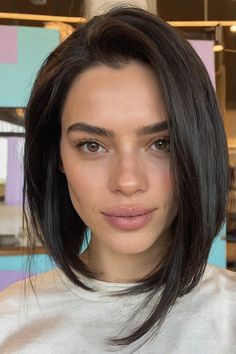
#> input picture frontend/assets/hairstyle/female/Asymmetrical Bob.jpg, 236 x 354 px
$ python -i mediapipe_analysis.py   (imports and definitions only)
#> lines starting #> are read from the running program, lines starting #| are printed output that depends on the picture; after the words box and inside, x2 and y2 are one past the last pixel; in counts of white or black regions, pixels touching at a corner belong together
"""
MediaPipe Tasks API-based face geometry analysis and OpenCV hair analysis.
Uses FaceLandmarker (Tasks API, requires face_landmarker.task model file).
Hair analysis uses OpenCV + HSV colour segmentation — no extra model needed.
"""

import os
import cv2
import numpy as np

# ── MediaPipe Tasks imports ────────────────────────────────────────────────
# [13 lines not run here, left out]


# ──────────────────────────────────────────────────────────────────────────
# FACE GEOMETRY
# ──────────────────────────────────────────────────────────────────────────

# [98 lines left out: function analyze_face_geometry, not called in this run]


# ──────────────────────────────────────────────────────────────────────────
# HAIR ANALYSIS  (OpenCV — no extra model needed)
# ──────────────────────────────────────────────────────────────────────────

def _get_hair_mask(img_bgr: np.ndarray) -> np.ndarray:
    """
    Rough hair mask via HSV range + top-quarter crop.
    Works reasonably for dark and medium-toned hair on neutral backgrounds.
    """
    h, w = img_bgr.shape[:2]
    hsv  = cv2.cvtColor(img_bgr, cv2.COLOR_BGR2HSV)

    # Broad dark-tone mask (covers most natural hair colours)
    lower_dark = np.array([0,   0,   0])
    upper_dark = np.array([180, 255, 110])
    mask_dark  = cv2.inRange(hsv, lower_dark, upper_dark)

    # Light/golden hair
    lower_light = np.array([15,  20, 130])
    upper_light = np.array([40, 180, 255])
    mask_light  = cv2.inRange(hsv, lower_light, upper_light)

    # Red / auburn hair
    lower_red1 = np.array([0,  50, 50])
    upper_red1 = np.array([10, 255, 180])
    lower_red2 = np.array([165, 50, 50])
    upper_red2 = np.array([180, 255, 180])
    mask_red   = cv2.inRange(hsv, lower_red1, upper_red1) | \
                 cv2.inRange(hsv, lower_red2, upper_red2)

    combined = cv2.bitwise_or(mask_dark, mask_light)
    combined = cv2.bitwise_or(combined,  mask_red)

    # Only look in the top 95% of the image (to mostly capture hair while limiting far background)
    roi_mask = np.zeros_like(combined)
    roi_mask[:int(h * 0.95), :] = 255
    combined = cv2.bitwise_and(combined, roi_mask)

    # Morphological cleanup
    kernel   = cv2.getStructuringElement(cv2.MORPH_ELLIPSE, (7, 7))
    combined = cv2.morphologyEx(combined, cv2.MORPH_CLOSE, kernel, iterations=2)
    combined = cv2.morphologyEx(combined, cv2.MORPH_OPEN,  kernel, iterations=1)

    return combined


def _face_refs_from_landmarks(image_path: str, img_bgr: np.ndarray):
    """
    Run FaceLandmarker to get ear_y, chin_y, face_xmin, face_xmax.
    Falls back to image-fraction estimates if landmarks unavailable.
    """
    h, w = img_bgr.shape[:2]
    # Default fractions
    ear_y    = int(h * 0.45)
    chin_y   = int(h * 0.65)
    face_xmin= int(w * 0.25)
    face_xmax= int(w * 0.75)

    if not _MP_AVAILABLE:
        return ear_y, chin_y, face_xmin, face_xmax

    try:
        img_rgb = cv2.cvtColor(img_bgr, cv2.COLOR_BGR2RGB)
        options = _mp_vision.FaceLandmarkerOptions(
            base_options=BaseOptions(model_asset_path=_MODEL_PATH),
            output_face_blendshapes=False,
            output_facial_transformation_matrixes=False,
            num_faces=1,
        )
        with _mp_vision.FaceLandmarker.create_from_options(options) as landmarker:
            mp_image = mp.Image(image_format=mp.ImageFormat.SRGB, data=img_rgb)
            result   = landmarker.detect(mp_image)

        if result.face_landmarks:
            lm = result.face_landmarks[0]
            ear_y    = int((lm[234].y + lm[454].y) / 2 * h)
            chin_y   = int(lm[152].y * h)
            face_xmin= int(lm[234].x * w)
            face_xmax= int(lm[454].x * w)
    except Exception:
        pass

    return ear_y, chin_y, face_xmin, face_xmax


def analyze_hair(image_path: str) -> dict:
    """
    Returns dict: {"length": "short"|"medium"|"long",
                   "hair_type": "straight"|"wavy"|"curly"}
    """
    img = cv2.imread(image_path)
#> img is the input picture: shape (354, 236, 3); mean B, G, R 98.7, 110.2, 126.6
    if img is None:
        return {"length": "medium", "hair_type": "any"}

    h, w = img.shape[:2]
    hair_mask = _get_hair_mask(img)
#> in _get_hair_mask, `mask_dark  = cv2.inRange(hsv, lower_dark, upper_dark)`:
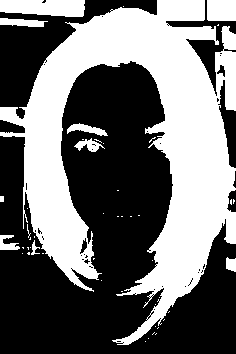
#> mask_dark: shape (354, 236); 43.4% white; 48 white regions (38 under 20 px), largest, box (x1, y1, x2, y2) and area: (0, 0, 236, 345) 33170, (0, 0, 85, 17) 1247, (207, 0, 236, 21) 608
#> in _get_hair_mask, `mask_light  = cv2.inRange(hsv, lower_light, upper_light)`:
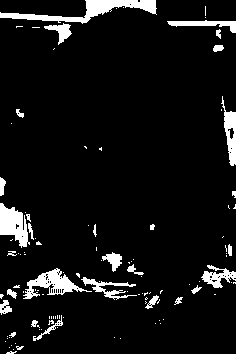
#> mask_light: shape (354, 236); 7.4% white; 112 white regions (81 under 20 px), largest, box (x1, y1, x2, y2) and area: (0, 0, 157, 24) 1244, (0, 203, 30, 248) 785, (23, 268, 92, 299) 779
#> in _get_hair_mask, `mask_red   = cv2.inRange(hsv, lower_red1, upper_red1) | \ cv2.inRange(..`:
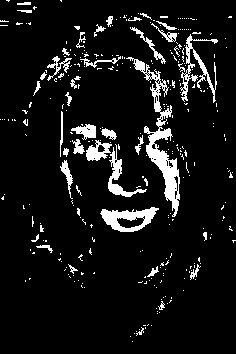
#> mask_red: shape (354, 236); 8.4% white; 313 white regions (273 under 20 px), largest, box (x1, y1, x2, y2) and area: (126, 57, 180, 217) 1761, (100, 207, 159, 232) 741, (180, 34, 218, 103) 633
#> in _get_hair_mask, `combined = cv2.bitwise_or(combined,  mask_red)`:
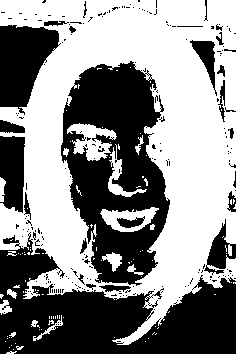
#> combined: shape (354, 236); 54.6% white; 216 black regions (190 under 20 px), largest, box (x1, y1, x2, y2) and area: (0, 232, 236, 354) 15226, (61, 61, 170, 286) 14336, (0, 25, 61, 115) 3478
#> in _get_hair_mask, `combined = cv2.bitwise_and(combined, roi_mask)`:
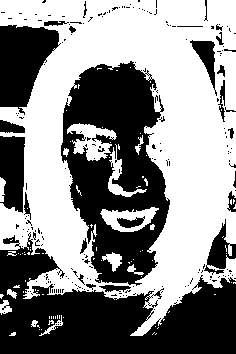
#> combined: shape (354, 236); 54.3% white; 215 black regions (189 under 20 px), largest, box (x1, y1, x2, y2) and area: (0, 232, 236, 354) 15459, (61, 61, 170, 286) 14336, (0, 25, 61, 115) 3478
#> in _get_hair_mask, `combined = cv2.morphologyEx(combined, cv2.MORPH_CLOSE, kernel, iterati..`:
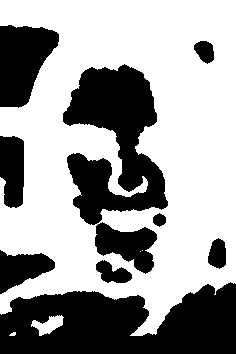
#> combined: shape (354, 236); 61.9% white; 10 black regions, largest, box (x1, y1, x2, y2) and area: (0, 282, 236, 354) 12635, (63, 64, 168, 225) 9632, (0, 25, 59, 108) 3420
#> in _get_hair_mask, `combined = cv2.morphologyEx(combined, cv2.MORPH_OPEN,  kernel, iterati..`:
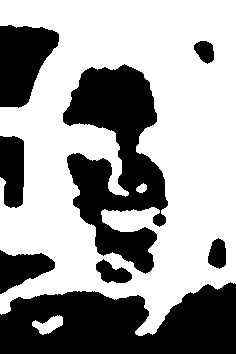
#> combined: shape (354, 236); 61.6% white; 8 black regions, largest, box (x1, y1, x2, y2) and area: (0, 282, 236, 354) 12717, (63, 64, 168, 274) 11766, (0, 25, 59, 108) 3420

    ear_y, chin_y, face_xmin, face_xmax = _face_refs_from_landmarks(image_path, img)

    # ── HAIR LENGTH ────────────────────────────────────────────────────────
    margin       = max(10, int((face_xmax - face_xmin) * 0.15))
    left_x       = max(0,   face_xmin - margin)
    right_x      = min(w-1, face_xmax + margin)
    face_height  = max(1, chin_y - ear_y)

    # Measure lateral hair pixels at different Y slices
    # [5 lines left out: function lateral_px, not called in this run]

    # Long: significant hair below chin
    long_y     = min(h-1, chin_y + int(face_height * 0.6))
    medium_y   = min(h-1, chin_y + int(face_height * 0.15))

    px_long    = lateral_px(long_y)
    px_medium  = lateral_px(medium_y)
    threshold  = w * 0.04  # ~4 % of image width

    if px_long > threshold:
        length_result = "long"
    elif px_medium > threshold:
        length_result = "medium"
    else:
        length_result = "short"

    # ── HAIR TYPE ──────────────────────────────────────────────────────────
    # Analyse texture in the ROI above the ears (top of head only)
    roi_bottom = max(1, ear_y)
    hair_type_result = "straight"

    if roi_bottom > 10:
        roi_mask_top = hair_mask[:roi_bottom, :]
        roi_gray     = cv2.cvtColor(img[:roi_bottom, :], cv2.COLOR_BGR2GRAY)
        roi_masked   = cv2.bitwise_and(roi_gray, roi_gray,
                                       mask=roi_mask_top.astype(np.uint8))

        hair_px = int(np.sum(roi_mask_top > 0))
        if hair_px > 200:
            edges     = cv2.Canny(roi_masked, 40, 120)
            edge_px   = int(np.sum(edges > 0))
            density   = edge_px / hair_px

            # Thresholds calibrated empirically
            if density > 0.18:
                hair_type_result = "curly"
            elif density > 0.09:
                hair_type_result = "wavy"
            else:
                hair_type_result = "straight"

    return {"length": length_result, "hair_type": hair_type_result}

# [101 lines left out: functions has_face, analyze_advanced_geometry, not called in this run]

#> (the run stopped early here; a loop or call above may not have finished)

$ run again, on frontend/assets/hairstyle/female/Beachy Waves.jpg
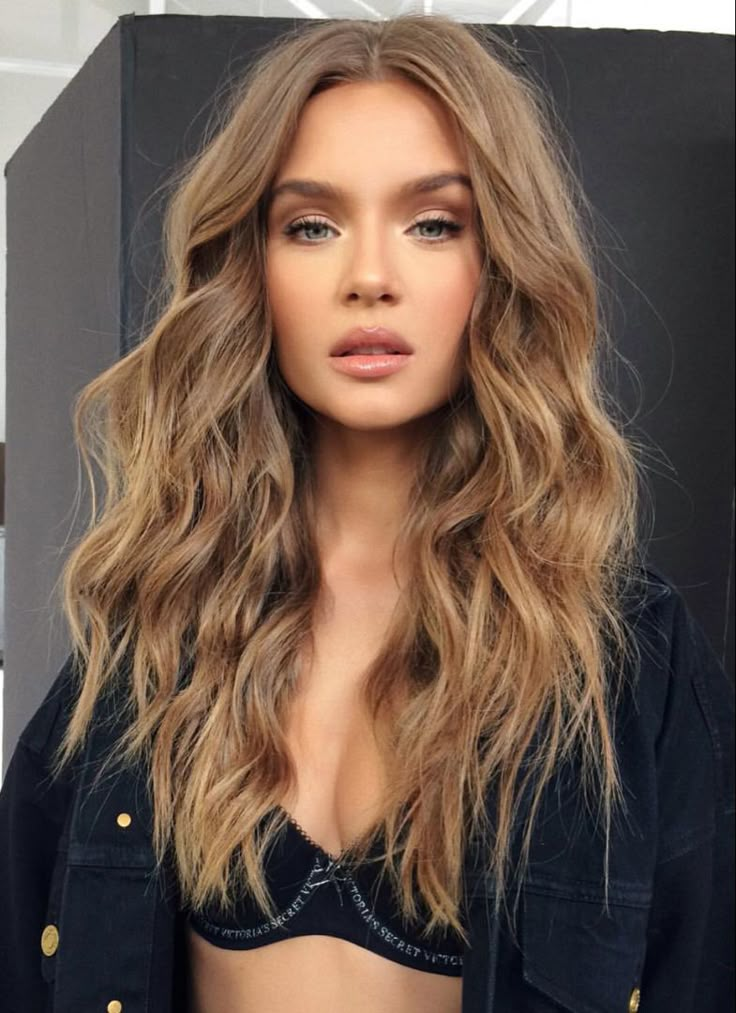
#> input picture frontend/assets/hairstyle/female/Beachy Waves.jpg, 736 x 1013 px
#> in analyze_hair, img is the input picture: shape (1013, 736, 3); mean B, G, R 76.1, 87.8, 107.7
#> hsv: shape (1013, 736, 3); mean H, S, V 52.7, 85.2, 110.9
#> in _get_hair_mask, `mask_dark  = cv2.inRange(hsv, lower_dark, upper_dark)`:
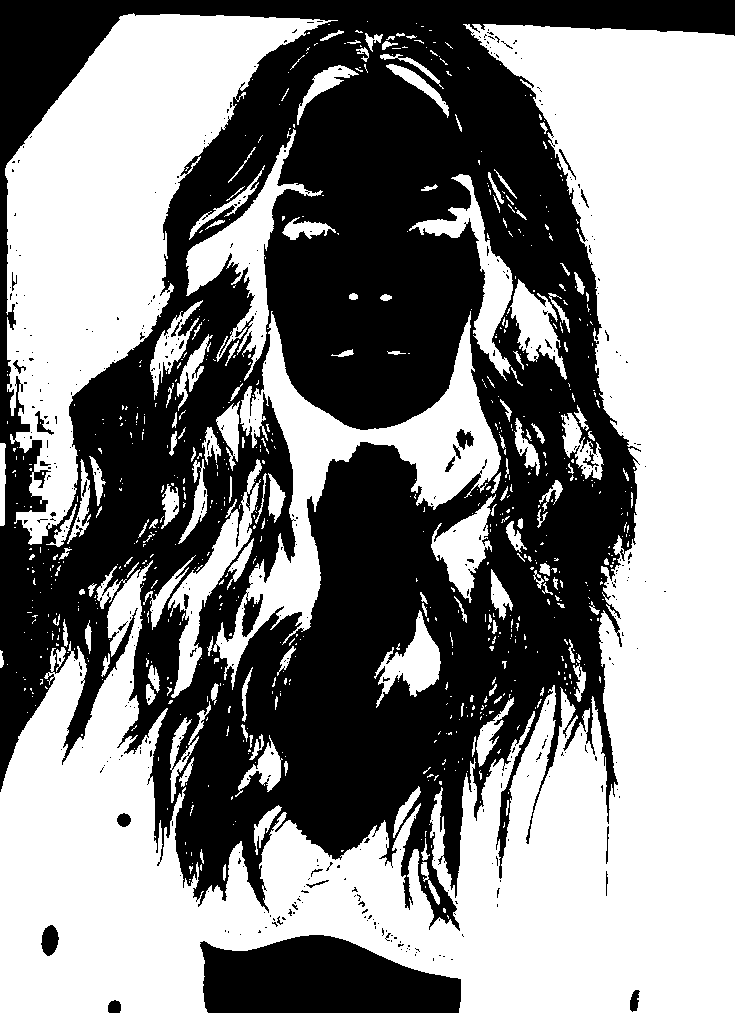
#> mask_dark: shape (1013, 736); 53.3% white; 437 black regions (405 under 20 px), largest, box (x1, y1, x2, y2) and area: (0, 0, 735, 931) 328616, (200, 935, 461, 1013) 15688, (41, 925, 59, 956) 398
#> mask_light: shape (1013, 736); 5.8% white; 656 white regions (530 under 20 px), largest, box (x1, y1, x2, y2) and area: (56, 351, 175, 756) 12520, (176, 695, 269, 910) 6806, (565, 353, 636, 584) 3624
#> mask_red: shape (1013, 736); 7.9% white; 704 white regions (570 under 20 px), largest, box (x1, y1, x2, y2) and area: (218, 31, 506, 666) 33652, (366, 636, 435, 714) 2550, (248, 727, 296, 791) 1905
#> in _get_hair_mask, `combined = cv2.morphologyEx(combined, cv2.MORPH_OPEN,  kernel, iterati..`:
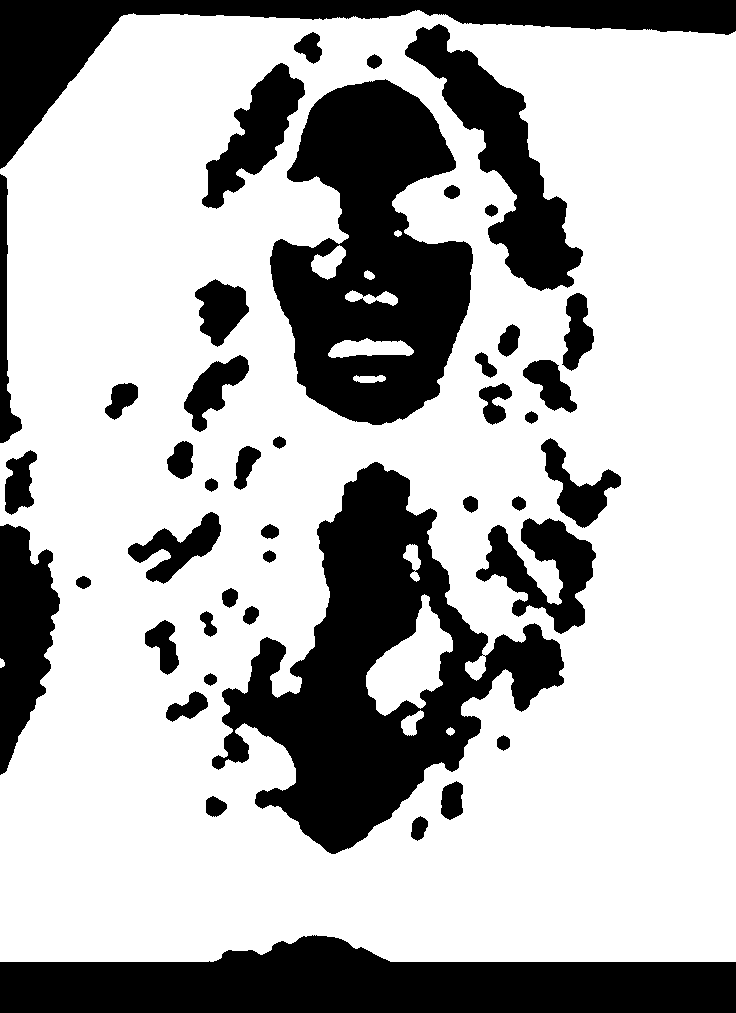
#> combined: shape (1013, 736); 70% white; 44 black regions, largest, box (x1, y1, x2, y2) and area: (212, 462, 564, 854) 52566, (270, 79, 473, 425) 43024, (0, 935, 736, 1013) 40225

$ run again, on frontend/assets/hairstyle/female/Bixie.jpg
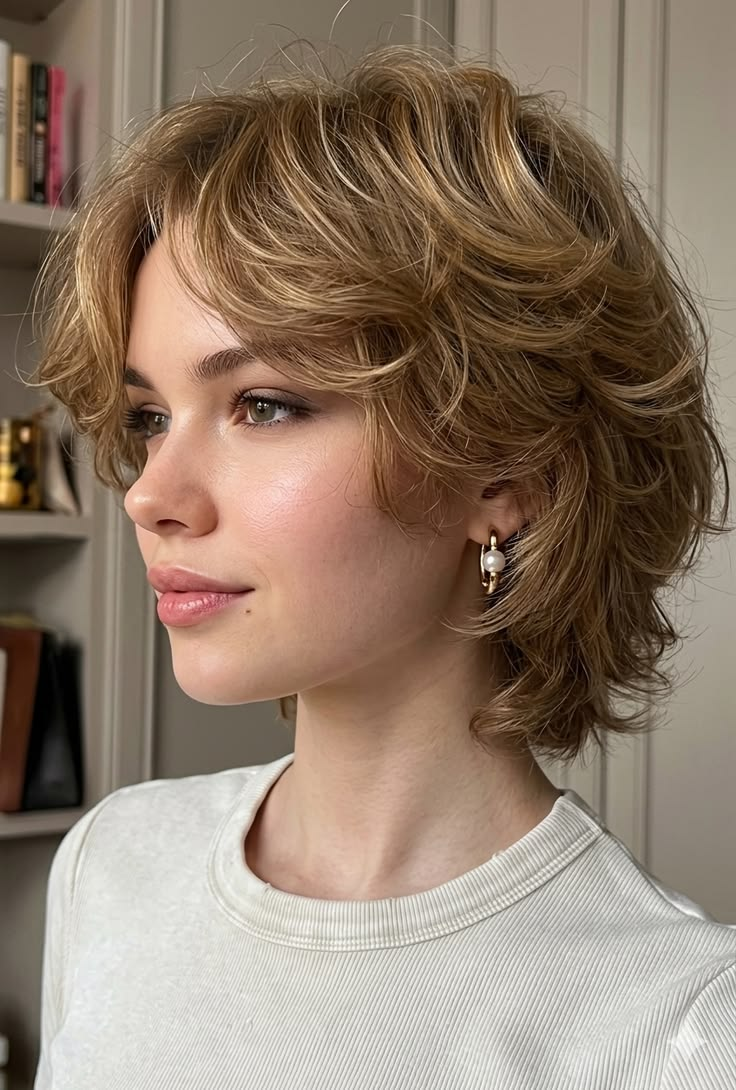
#> input picture frontend/assets/hairstyle/female/Bixie.jpg, 736 x 1090 px
#> in analyze_hair, img is the input picture: shape (1090, 736, 3); mean B, G, R 105.9, 122.9, 142.4
#> hsv: shape (1090, 736, 3); mean H, S, V 18.4, 84.8, 142.5
#> in _get_hair_mask, `mask_dark  = cv2.inRange(hsv, lower_dark, upper_dark)`:
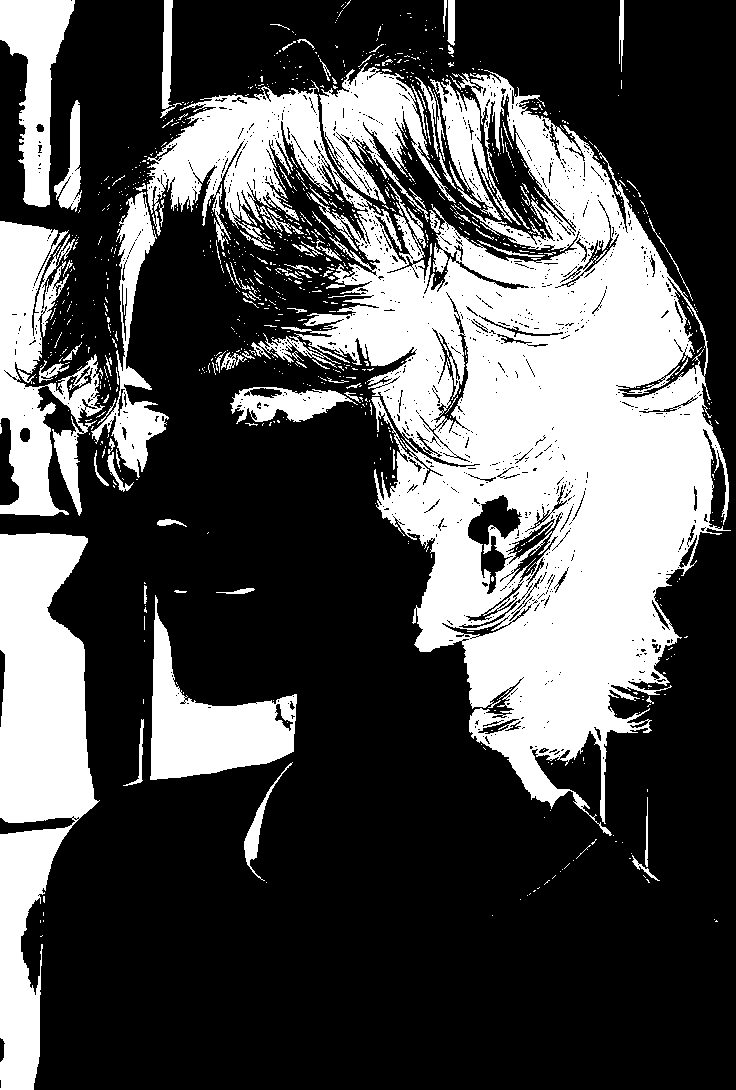
#> mask_dark: shape (1090, 736); 32.1% white; 970 white regions (870 under 20 px), largest, box (x1, y1, x2, y2) and area: (147, 70, 731, 836) 159557, (0, 533, 100, 1090) 32584, (0, 221, 105, 516) 15268
#> mask_light: shape (1090, 736); 18.4% white; 1297 white regions (1138 under 20 px), largest, box (x1, y1, x2, y2) and area: (619, 0, 736, 900) 57540, (359, 0, 618, 198) 19247, (32, 0, 202, 410) 17123
#> mask_red: shape (1090, 736); 5.4% white; 296 white regions (251 under 20 px), largest, box (x1, y1, x2, y2) and area: (310, 464, 536, 686) 17904, (194, 347, 353, 433) 5490, (42, 64, 97, 211) 5111
#> in _get_hair_mask, `combined = cv2.morphologyEx(combined, cv2.MORPH_OPEN,  kernel, iterati..`:
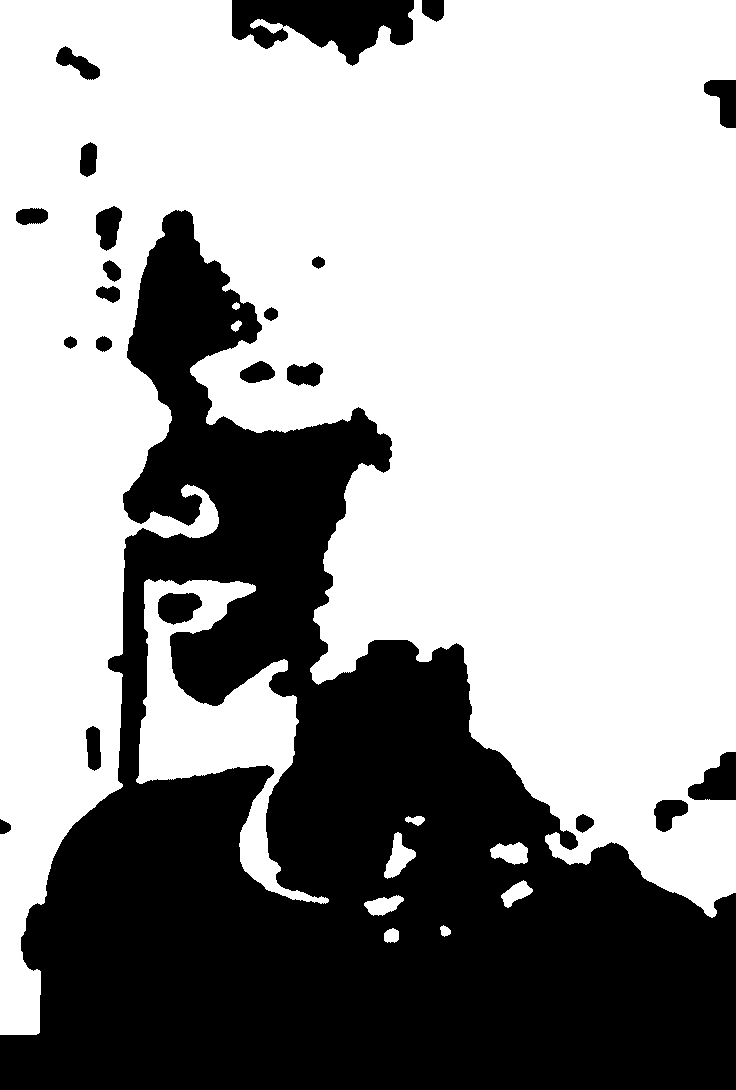
#> combined: shape (1090, 736); 63% white; 22 black regions, largest, box (x1, y1, x2, y2) and area: (0, 210, 736, 1090) 279229, (232, 0, 414, 66) 7476, (688, 752, 736, 800) 1489
